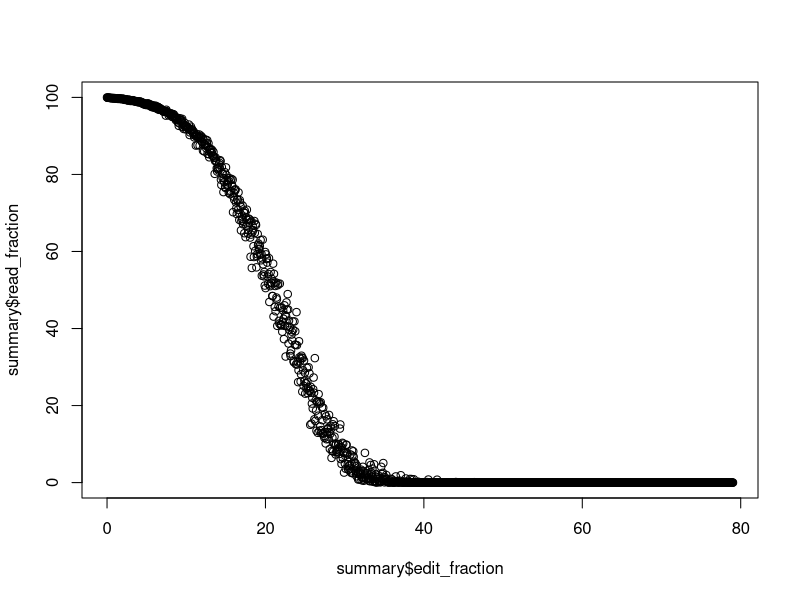
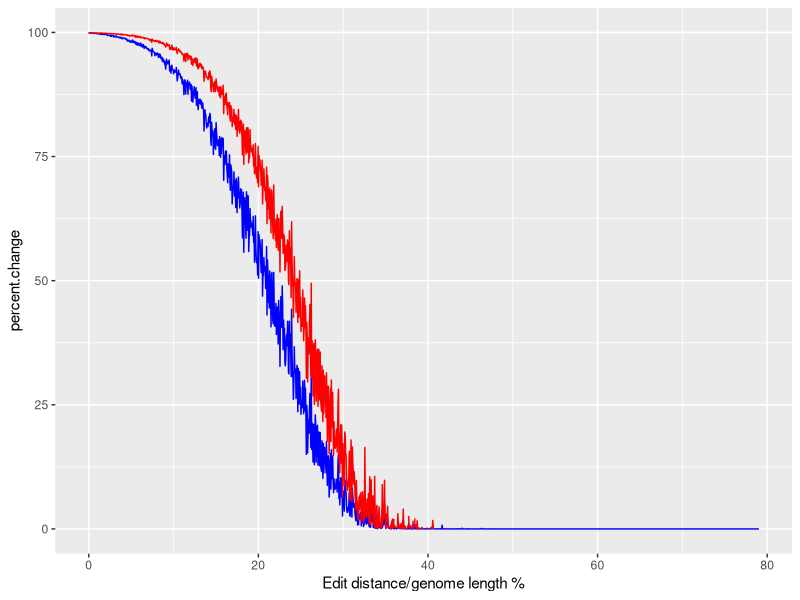

Here is the R script that generated these plots, in order:
library(ggplot2)

setwd(dirname(rstudioapi::getSourceEditorContext()$path))

summary<-read.csv("summary_bCalAnn1.txt", na.strings = c(".", "N"), sep="\t", header = TRUE)

plot(summary$edit_fraction,summary$read_fraction)


p = ggplot() + 
  geom_line(data = summary, aes(x = edit_fraction, y = read_fraction), color = "blue") +
  geom_line(data = summary, aes(x = edit_fraction, y = gbp_fraction), color = "red") +
  xlab('Edit distance/genome length %') +
  ylab('percent.change')

p
